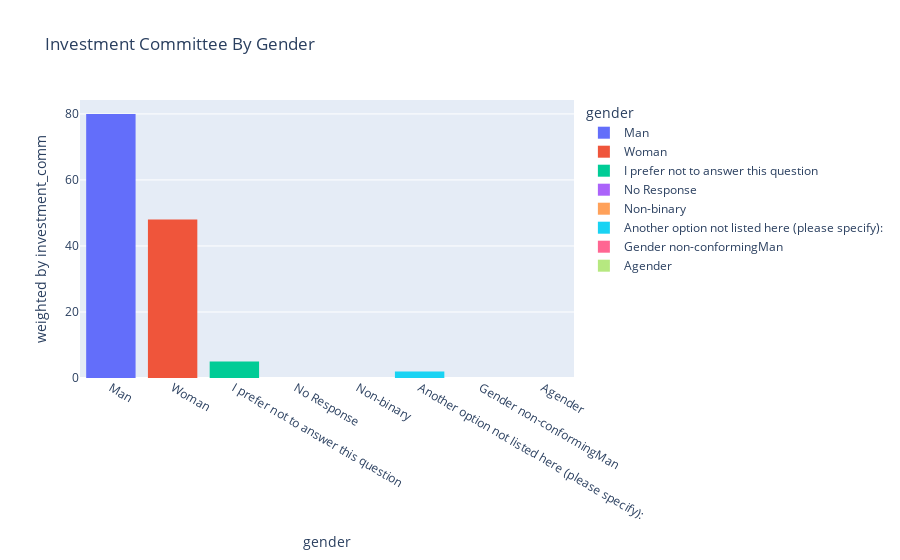

The notebook cell this image was saved under:
### Code cell
fig_invest_gen=px.histogram(df_comm, x='gender', y='investment_comm', histnorm='', color= 'gender', nbins=10, title='Investment Committee By Gender')
fig_invest_gen.show()

### Figure 1 — Plotly figure (JSON) as saved in the notebook; plotly's stock layout.template omitted (floating-point values rounded to 4 significant figures; data arrays with more than 128 entries replaced by an {"elided": "..."} marker saying what was removed)
{"data": [{"alignmentgroup": "True", "bingroup": "x", "histfunc": "sum", "histnorm": "", "hovertemplate": "gender=%{x}<br> weighted by investment_comm=%{y}<extra></extra>", "legendgroup": "Man", "marker": {"color": "#636efa", "pattern": {"shape": ""}}, "name": "Man", "nbinsx": 10, "offsetgroup": "Man", "orientation": "v", "showlegend": true, "type": "histogram", "x": {"elided": "383 str values"}, "xaxis": "x", "y": {"elided": "383 str values"}, "yaxis": "y"}, {"alignmentgroup": "True", "bingroup": "x", "histfunc": "sum", "histnorm": "", "hovertemplate": "gender=%{x}<br> weighted by investment_comm=%{y}<extra></extra>", "legendgroup": "Woman", "marker": {"color": "#EF553B", "pattern": {"shape": ""}}, "name": "Woman", "nbinsx": 10, "offsetgroup": "Woman", "orientation": "v", "showlegend": true, "type": "histogram", "x": {"elided": "545 str values"}, "xaxis": "x", "y": {"elided": "545 str values"}, "yaxis": "y"}, {"alignmentgroup": "True", "bingroup": "x", "histfunc": "sum", "histnorm": "", "hovertemplate": "gender=%{x}<br> weighted by investment_comm=%{y}<extra></extra>", "legendgroup": "I prefer not to answer this question", "marker": {"color": "#00cc96", "pattern": {"shape": ""}}, "name": "I prefer not to answer this question", "nbinsx": 10, "offsetgroup": "I prefer not to answer this question", "orientation": "v", "showlegend": true, "type": "histogram", "x": ["I prefer not to answer this question", "I prefer not to answer this question", "I prefer not to answer this question", "I prefer not to answer this question", "I prefer not to answer this question", "I prefer not to answer this question", "I prefer not to answer this question", "I prefer not to answer this question", "I prefer not to answer this question", "I prefer not to answer this question", "I prefer not to answer this question", "I prefer not to answer this question", "I prefer not to answer this question", "I prefer not to answer this question", "I prefer not to answer this question", "I prefer not to answer this question", "I prefer not to answer this question", "I prefer not to answer this question", "I prefer not to answer this question", "I prefer not to answer this question", "I prefer not to answer this question", "I prefer not to answer this question", "I prefer not to answer this question", "I prefer not to answer this question", "I prefer not to answer this question", "I prefer not to answer this question"], "xaxis": "x", "y": ["1", "No Response", "No Response", "No Response", "No Response", "No Response", "No Response", "No Response", "No Response", "No Response", "No Response", "No Response", "1", "No Response", "No Response", "No Response", "No Response", "No Response", "1", "No Response", "No Response", "1", "No Response", "No Response", "1", "No Response"], "yaxis": "y"}, {"alignmentgroup": "True", "bingroup": "x", "histfunc": "sum", "histnorm": "", "hovertemplate": "gender=%{x}<br> weighted by investment_comm=%{y}<extra></extra>", "legendgroup": "No Response", "marker": {"color": "#ab63fa", "pattern": {"shape": ""}}, "name": "No Response", "nbinsx": 10, "offsetgroup": "No Response", "orientation": "v", "showlegend": true, "type": "histogram", "x": ["No Response", "No Response", "No Response", "No Response", "No Response", "No Response", "No Response", "No Response"], "xaxis": "x", "y": ["No Response", "No Response", "No Response", "No Response", "No Response", "No Response", "No Response", "No Response"], "yaxis": "y"}, {"alignmentgroup": "True", "bingroup": "x", "histfunc": "sum", "histnorm": "", "hovertemplate": "gender=%{x}<br> weighted by investment_comm=%{y}<extra></extra>", "legendgroup": "Non-binary", "marker": {"color": "#FFA15A", "pattern": {"shape": ""}}, "name": "Non-binary", "nbinsx": 10, "offsetgroup": "Non-binary", "orientation": "v", "showlegend": true, "type": "histogram", "x": ["Non-binary"], "xaxis": "x", "y": ["No Response"], "yaxis": "y"}, {"alignmentgroup": "True", "bingroup": "x", "histfunc": "sum", "histnorm": "", "hovertemplate": "gender=%{x}<br> weighted by investment_comm=%{y}<extra></extra>", "legendgroup": "Another option not listed here (please specify):", "marker": {"color": "#19d3f3", "pattern": {"shape": ""}}, "name": "Another option not listed here (please specify):", "nbinsx": 10, "offsetgroup": "Another option not listed here (please specify):", "orientation": "v", "showlegend": true, "type": "histogram", "x": ["Another option not listed here (please specify):", "Another option not listed here (please specify):", "Another option not listed here (please specify):"], "xaxis": "x", "y": ["1", "1", "No Response"], "yaxis": "y"}, {"alignmentgroup": "True", "bingroup": "x", "histfunc": "sum", "histnorm": "", "hovertemplate": "gender=%{x}<br> weighted by investment_comm=%{y}<extra></extra>", "legendgroup": "Gender non-conformingMan", "marker": {"color": "#FF6692", "pattern": {"shape": ""}}, "name": "Gender non-conformingMan", "nbinsx": 10, "offsetgroup": "Gender non-conformingMan", "orientation": "v", "showlegend": true, "type": "histogram", "x": ["Gender non-conformingMan"], "xaxis": "x", "y": ["No Response"], "yaxis": "y"}, {"alignmentgroup": "True", "bingroup": "x", "histfunc": "sum", "histnorm": "", "hovertemplate": "gender=%{x}<br> weighted by investment_comm=%{y}<extra></extra>", "legendgroup": "Agender", "marker": {"color": "#B6E880", "pattern": {"shape": ""}}, "name": "Agender", "nbinsx": 10, "offsetgroup": "Agender", "orientation": "v", "showlegend": true, "type": "histogram", "x": ["Agender"], "xaxis": "x", "y": ["No Response"], "yaxis": "y"}], "layout": {"barmode": "relative", "legend": {"title": {"text": "gender"}, "tracegroupgap": 0}, "title": {"text": "Investment Committee By Gender"}, "xaxis": {"anchor": "y", "categoryarray": ["Man", "Woman", "I prefer not to answer this question", "No Response", "Non-binary", "Another option not listed here (please specify):", "Gender non-conformingMan", "Agender"], "categoryorder": "array", "domain": [0, 1], "title": {"text": "gender"}}, "yaxis": {"anchor": "x", "domain": [0, 1], "title": {"text": " weighted by investment_comm"}}}}
